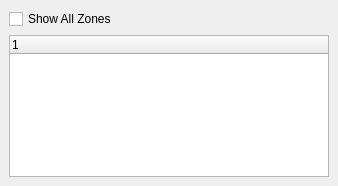
<?xml version="1.0" encoding="UTF-8"?>
<ui version="4.0">
 <class>ZoneBrowserDockWidget</class>
 <widget class="QDockWidget" name="ZoneBrowserDockWidget">
  <property name="geometry">
   <rect>
    <x>0</x>
    <y>0</y>
    <width>338</width>
    <height>186</height>
   </rect>
  </property>
  <property name="allowedAreas">
   <set>Qt::LeftDockWidgetArea|Qt::RightDockWidgetArea</set>
  </property>
  <property name="windowTitle">
   <string>Zone Browser</string>
  </property>
  <widget class="QWidget" name="dockWidgetContents">
   <layout class="QGridLayout" name="gridLayout_2">
    <item row="2" column="0">
     <widget class="QTreeWidget" name="mTreeWidget">
      <column>
       <property name="text">
        <string/>
       </property>
      </column>
     </widget>
    </item>
    <item row="1" column="0">
     <widget class="QCheckBox" name="mAllCheckBox">
      <property name="text">
       <string>Show All Zones</string>
      </property>
      <property name="tristate">
       <bool>false</bool>
      </property>
     </widget>
    </item>
   </layout>
  </widget>
 </widget>
 <resources/>
 <connections/>
</ui>
